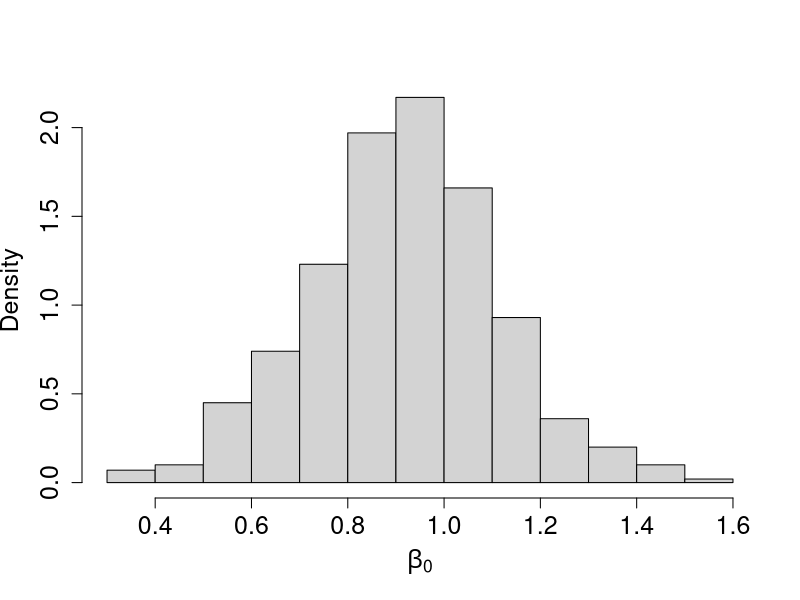
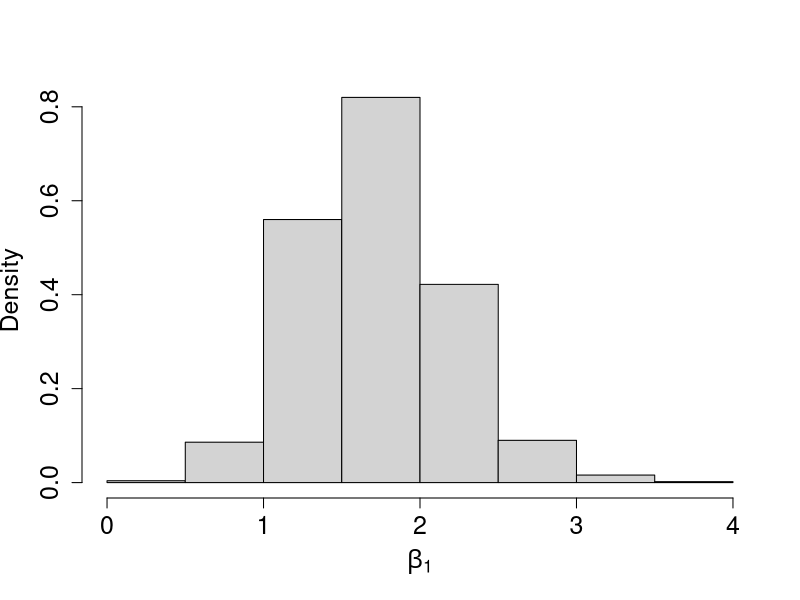
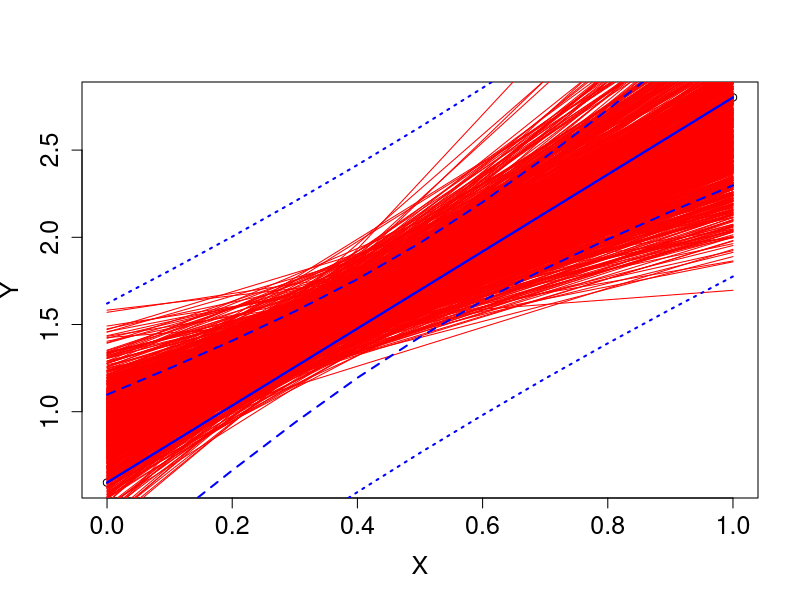
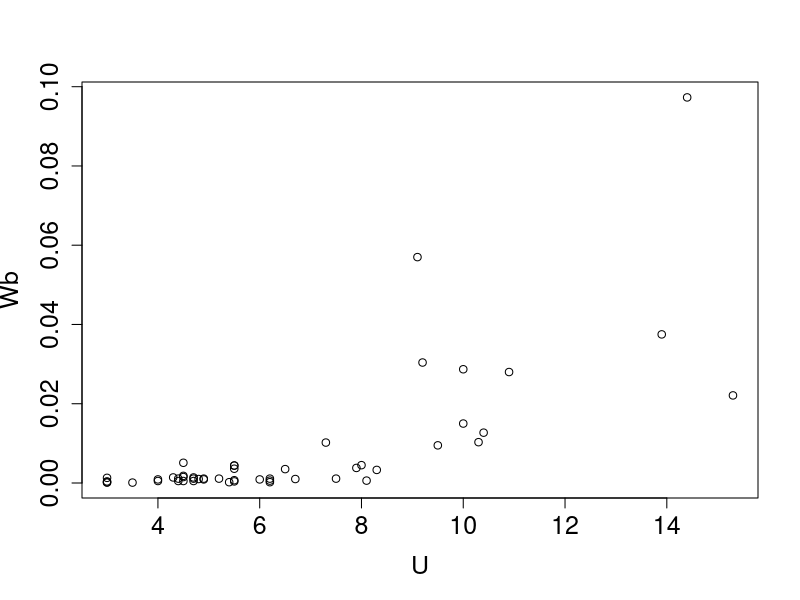
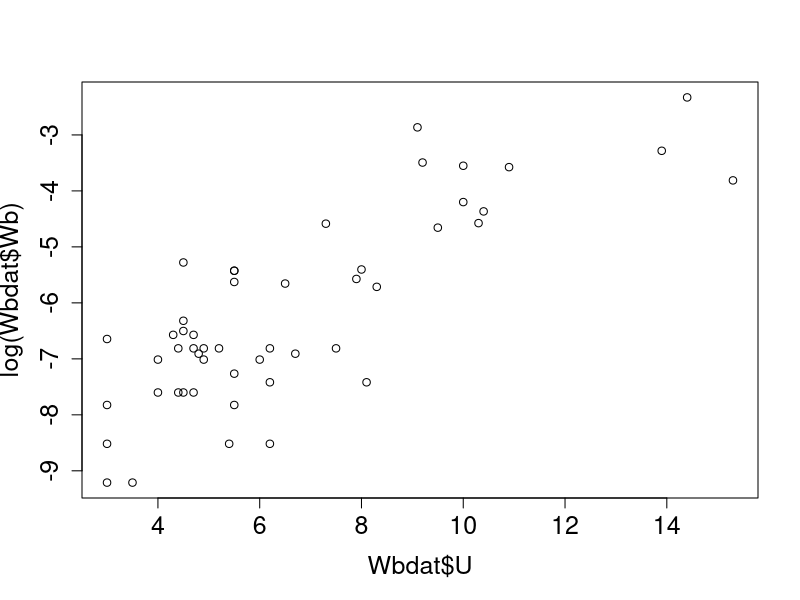
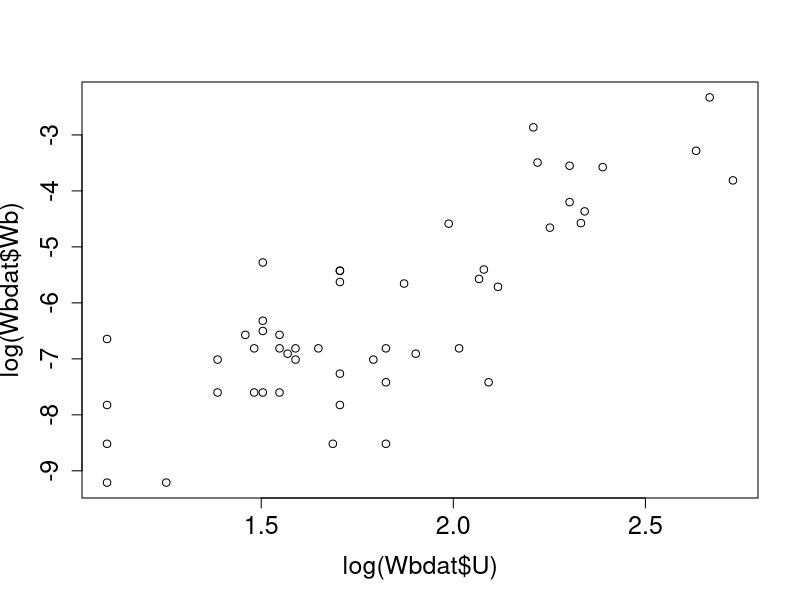
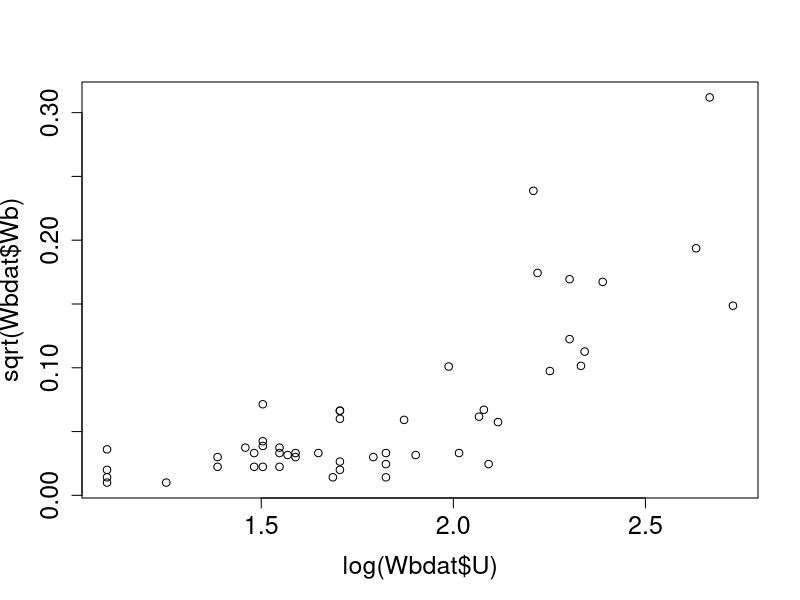
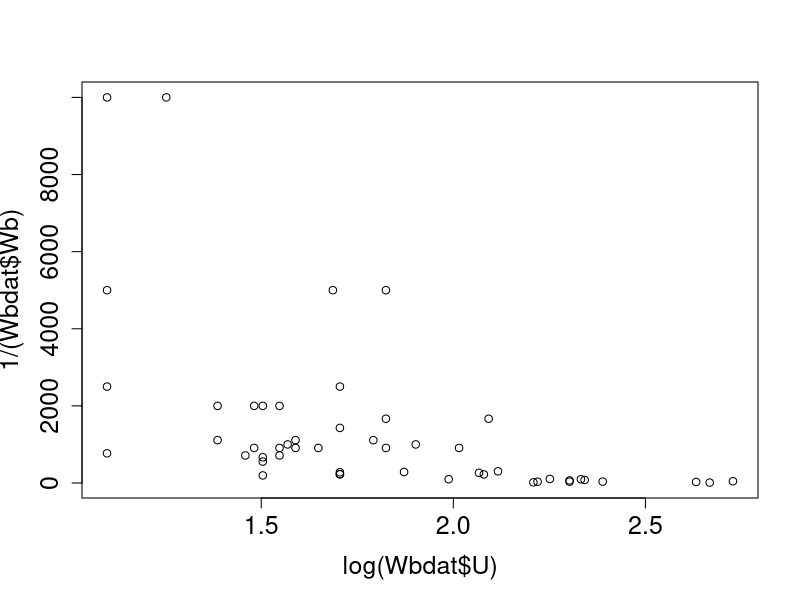

The R source for these figures, in order:
## ---- chunk 1
beta0 = 0;   beta1 = 1; sigma = 0.25
X = seq(0,1,by=0.1)
coefmat = matrix(0,1000,2)
predmat = matrix(0,1000,11)
## ---- chunk 2
for(sim in 1:1000){
  epsilon = rnorm(11,mean=0,sd=sigma) # New observation errors
  Y =  beta0 + beta1*X + epsilon      # New response values
  Y = exp(Y)

  mod = lm(Y~X)                       # Refit the model
  coefmat[sim,] = mod$coefficients    # Store fitted coefs

  predmat[sim,] = mod$fit             # Store fitted values
}
## ---- chunk 3
hist(coefmat[,1],prob=TRUE,xlab=expression(beta[0]),main='',cex.lab=1.5,cex.axis=1.5)
hist(coefmat[,2],prob=TRUE,xlab=expression(beta[1]),main='',cex.lab=1.5,cex.axis=1.5)
## ---- chunk 4
var0=var(coefmat[,1])
var1=var(coefmat[,2])
## ---- chunk 5
confint(mod)
## ---- chunk 6
c(mod$coef[1]-1.96*sqrt(var0),mod$coef[1]+1.96*sqrt(var0))
c(mod$coef[2]-1.96*sqrt(var1),mod$coef[2]+1.96*sqrt(var1))

## ---- chunk 7
preds = predict(mod,interval="prediction")

plot(X,preds[,1],ylab='Y',cex.lab=1.5,cex.axis=1.5)
for(i in 1:1000){ lines(X,predmat[i,],col='red') }

matplot(X,preds,type='l',lwd=2,col='blue',lty=c(1,3,3),add=TRUE)

preds2 = predict(mod,interval="confidence")
matplot(X,preds2,type='l',lwd=2,col='blue',lty = c(1,2,2),add=TRUE)
## ---- chunk 8
Wbdat = read.table('MMF81.csv',sep=',',head=TRUE)
## ---- chunk 9
plot(Wbdat,cex.lab=1.5,cex.axis=1.5)
## ---- chunk 10
plot(Wbdat$U,log(Wbdat$Wb),cex.lab=1.5,cex.axis=1.5)
## ---- chunk 11
plot(log(Wbdat$U),log(Wbdat$Wb),cex.lab=1.5,cex.axis=1.5)
## ---- chunk 12
plot(log(Wbdat$U),sqrt(Wbdat$Wb),cex.lab=1.5,cex.axis=1.5)
plot(log(Wbdat$U),1/(Wbdat$Wb),cex.lab=1.5,cex.axis=1.5)
## ---- chunk 13
Wbmod = lm(log(Wb)~log(U),data=Wbdat)
summary(Wbmod)
## ---- chunk 14
plot(Wbmod$fit,Wbmod$res,xlab='Fitted Values',ylab='residuals',cex.lab=1.5,cex.axis=1.5)
## ---- chunk 15
library(MASS)
sres = studres(Wbmod)
plot(Wbmod$fit,sres,xlab='Fitted Values',ylab='residuals',cex.lab=1.5,cex.axis=1.5)
## ---- chunk 16
cdist = cooks.distance(Wbmod)
plot(Wbmod$fit,cdist,xlab='Fitted Values',ylab='Cooks Distance',cex.lab=1.5,cex.axis=1.5)
## ---- chunk 17
cdist
## ---- chunk 18
Wbmod2 = lm(log(Wb)~log(U),data=Wbdat[-2,])
summary(Wbmod2)
## ---- chunk 19
plotdat = data.frame(U = seq(min(Wbdat$U),max(Wbdat$U),len=101), Wb = rep(0,101))
## ---- chunk 20
preds.c = predict(Wbmod2,newdata=plotdat,interval="confidence")
matplot(log(plotdat$U),preds.c,type='l',lty=c(1,2,2),lwd=2,
         xlab='log(U)',ylab='log(Wb)',cex.lab=1.5,cex.axis=1.5)
## ---- chunk 21
matplot(plotdat$U,exp(preds.c),type='l',lty=c(1,2,2),lwd=2,xlab='U',ylab='Wb',
         cex.lab=1.5,cex.axis=1.5)
## ---- chunk 22
preds.p = predict(Wbmod2,newdata=plotdat,interval="prediction")
matplot(plotdat$U,exp(preds.p),type='l',lty=c(1,2,2),lwd=2,xlab='U',ylab='Wb',
         cex.lab=1.5,cex.axis=1.5)
points(Wbdat)
